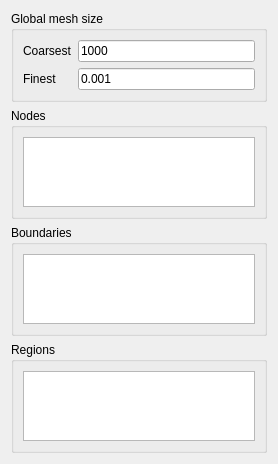
<?xml version="1.0" encoding="UTF-8"?>
<ui version="4.0">
 <class>ForcesWidget</class>
 <widget class="QWidget" name="ForcesWidget">
  <property name="geometry">
   <rect>
    <x>0</x>
    <y>0</y>
    <width>278</width>
    <height>439</height>
   </rect>
  </property>
  <property name="windowTitle">
   <string>MySim Physical Porperty</string>
  </property>
  <layout class="QGridLayout" name="gridLayout">
   <item row="0" column="0">
    <widget class="QGroupBox" name="ForcesInput">
     <property name="sizePolicy">
      <sizepolicy hsizetype="Expanding" vsizetype="Preferred">
       <horstretch>0</horstretch>
       <verstretch>0</verstretch>
      </sizepolicy>
     </property>
     <property name="maximumSize">
      <size>
       <width>16777215</width>
       <height>1677215</height>
      </size>
     </property>
     <property name="title">
      <string>Global mesh size</string>
     </property>
     <layout class="QGridLayout" name="gridLayout_2">
      <item row="0" column="0">
       <widget class="QLabel" name="CoarsestLab">
        <property name="text">
         <string>Coarsest</string>
        </property>
       </widget>
      </item>
      <item row="0" column="1">
       <widget class="Gui::InputField" name="Coarsest">
        <property name="text">
         <string>1000</string>
        </property>
        <property name="cursorPosition">
         <number>4</number>
        </property>
       </widget>
      </item>
      <item row="1" column="0">
       <widget class="QLabel" name="FinestLab">
        <property name="text">
         <string>Finest</string>
        </property>
       </widget>
      </item>
      <item row="1" column="1">
       <widget class="Gui::InputField" name="Finest">
        <property name="text">
         <string>0.001</string>
        </property>
       </widget>
      </item>
     </layout>
    </widget>
   </item>
   <item row="2" column="0">
    <widget class="QGroupBox" name="Boundaries">
     <property name="sizePolicy">
      <sizepolicy hsizetype="Preferred" vsizetype="Preferred">
       <horstretch>10</horstretch>
       <verstretch>10</verstretch>
      </sizepolicy>
     </property>
     <property name="title">
      <string>Boundaries</string>
     </property>
     <layout class="QGridLayout" name="gridLayout_4">
      <item row="0" column="0">
       <widget class="QTableWidget" name="tw_Boundaries"/>
      </item>
     </layout>
    </widget>
   </item>
   <item row="1" column="0">
    <widget class="QGroupBox" name="Nodes">
     <property name="enabled">
      <bool>true</bool>
     </property>
     <property name="sizePolicy">
      <sizepolicy hsizetype="Preferred" vsizetype="Preferred">
       <horstretch>10</horstretch>
       <verstretch>10</verstretch>
      </sizepolicy>
     </property>
     <property name="title">
      <string>Nodes</string>
     </property>
     <property name="flat">
      <bool>false</bool>
     </property>
     <property name="checkable">
      <bool>false</bool>
     </property>
     <layout class="QGridLayout" name="gridLayout_3">
      <item row="0" column="0">
       <widget class="QTableWidget" name="tw_Nodes"/>
      </item>
     </layout>
    </widget>
   </item>
   <item row="3" column="0">
    <widget class="QGroupBox" name="Regions">
     <property name="sizePolicy">
      <sizepolicy hsizetype="Preferred" vsizetype="Preferred">
       <horstretch>10</horstretch>
       <verstretch>10</verstretch>
      </sizepolicy>
     </property>
     <property name="title">
      <string>Regions</string>
     </property>
     <layout class="QGridLayout" name="gridLayout_5">
      <item row="0" column="0">
       <widget class="QTableWidget" name="tw_Regions"/>
      </item>
     </layout>
    </widget>
   </item>
  </layout>
 </widget>
 <customwidgets>
  <customwidget>
   <class>Gui::InputField</class>
   <extends>QLineEdit</extends>
   <header>Gui/InputField.h</header>
  </customwidget>
 </customwidgets>
 <resources/>
 <connections/>
</ui>
